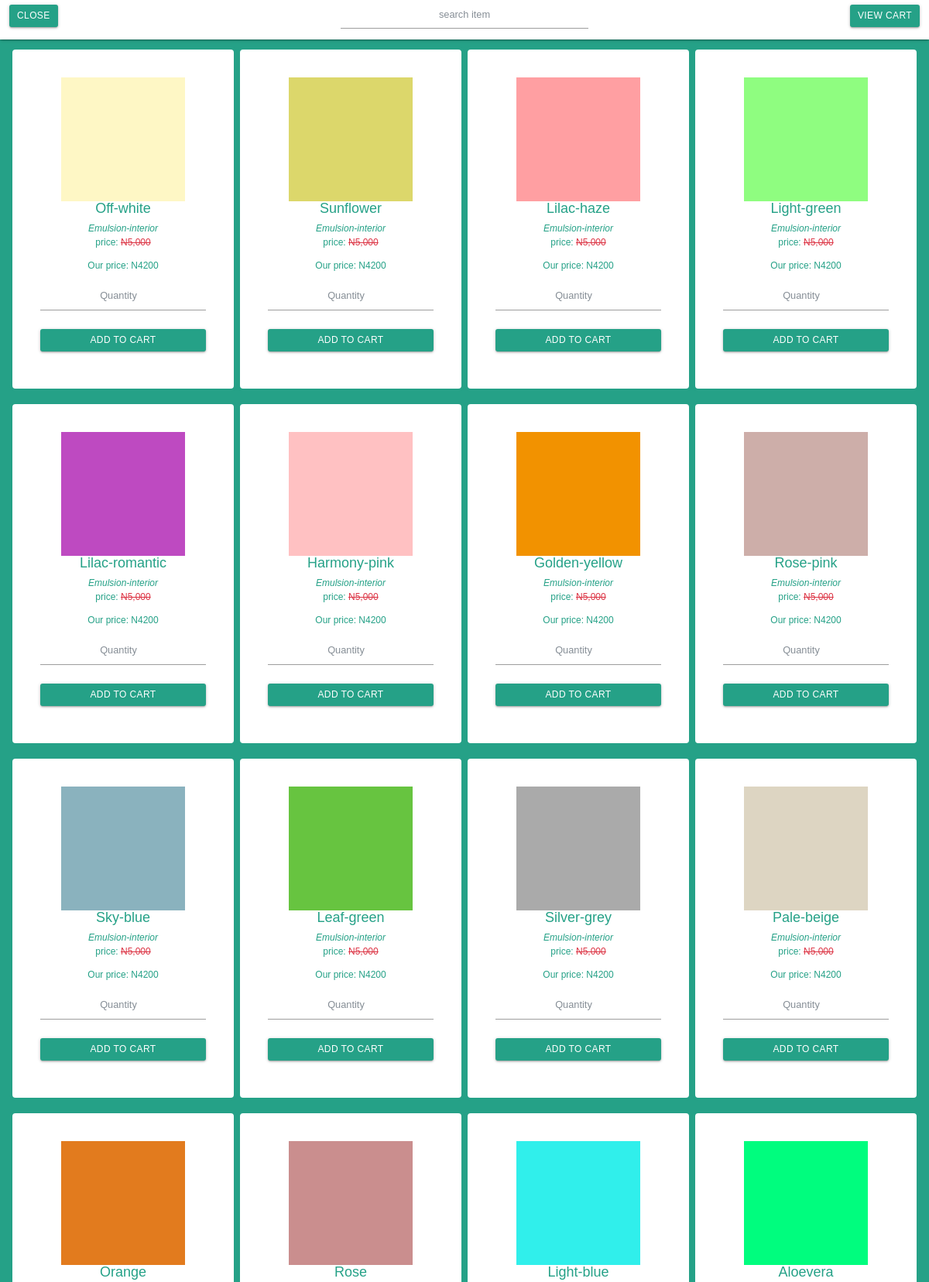
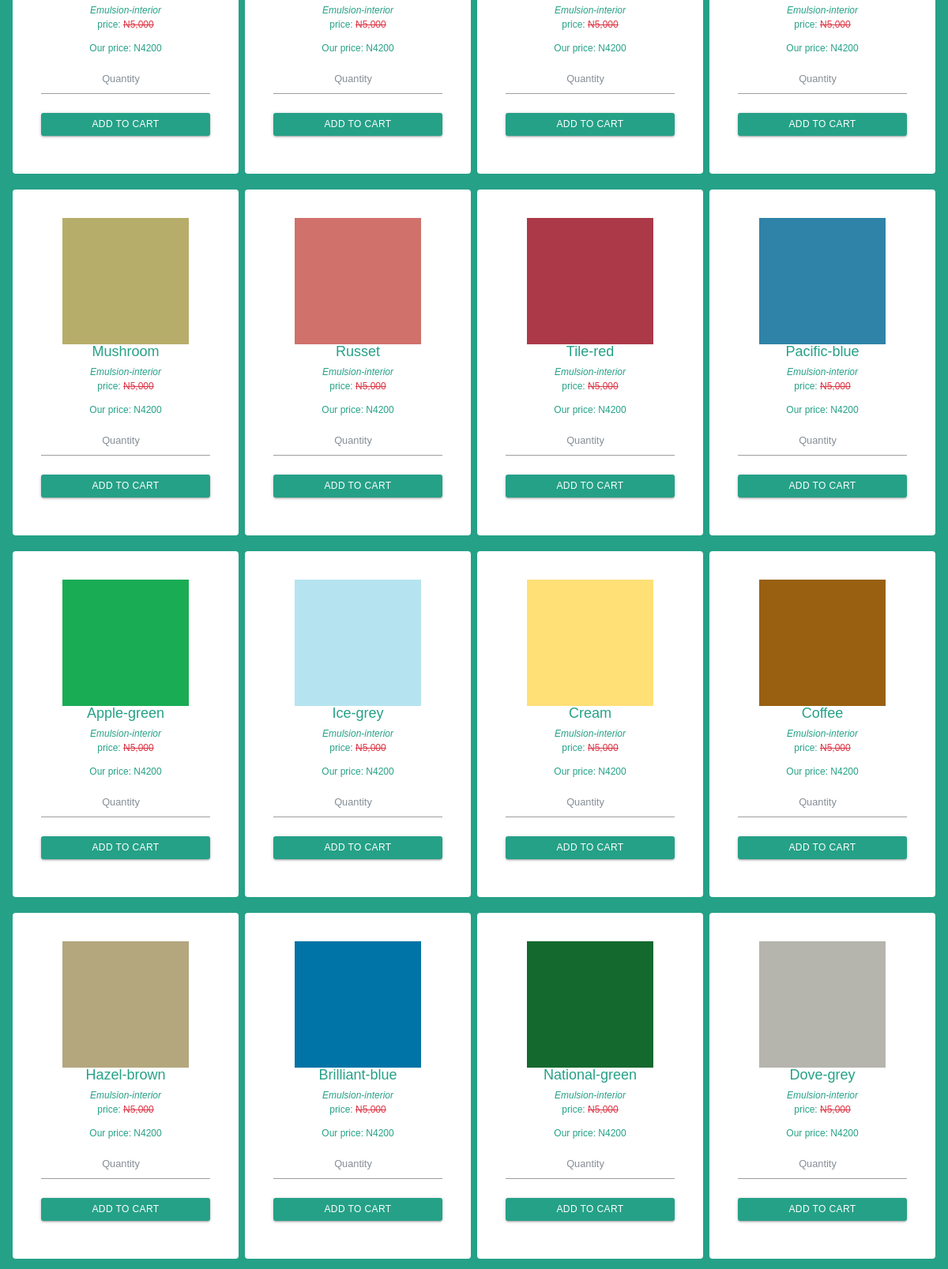
The page /emulsion-interior.php (upper part) on the database its author committed (2 pictures, top to bottom).
### tables this page shows
CREATE TABLE `emulsion_interior` (
  `id` int(11) NOT NULL,
  `title` varchar(255) NOT NULL,
  `price` varchar(255) NOT NULL,
  `description` text NOT NULL,
  `image` varchar(255) NOT NULL,
  `date_added` date NOT NULL
);

### emulsion-interior.php (the view, shortened to what this page needs)
	<?php
	$connect = mysqli_connect("localhost", "root", "", "products");
	?>
<html>
<head>
    <link href="sparkle-min.css" rel="stylesheet">
    <link rel="stylesheet" href="css/materialize.min.css">
    <link rel="stylesheet" href="css/bootstrap.min.css">
    <link rel="stylesheet" href="font-awesome-4.7.0/css/font-awesome.min.css">
      <link rel="stylesheet" href="css/style.css">
      <link rel="stylesheet" href="css/carousel.css">
<body class="" style="font-family: sans-serif;">
      <nav class="navbar-expand white fixed-top">
      	<button class="btn green-body ml-3 mt-2" onclick="close_window()">CLOSE</button>
      	<form style="width: 400px;" class="center brand-logo" method="POST" action="emulsion-interior.php">
      	<input type="text" name="search_eml_int" class="form-control validate text-center" placeholder="search item" value="<?php if(isset($_POST['search_eml_int'])){ echo $_POST['search_eml_int'];} ?>">
      	</form>
      	<a href="index.php#test4" class="btn green-body right mt-2 mr-3 ">View cart</a>
      </nav>
	<div class="container-fluid green-body green-font" style="padding-top: 5em;">
			<div class="text-center row " style="margin: 0 auto; float: none; text-align: center;">
		<?php
			$query = "SELECT * FROM emulsion_interior ORDER BY id ASC";
			$result = mysqli_query($connect, $query);
			if (mysqli_num_rows($result) >0) {
				while ( $row = mysqli_fetch_array($result)) {
		?>
				<div class="text-center col-lg-3 bg-white p-5 mb-3" style="border: 5px solid #25A187; border-radius: 10px;">
					<form method="POST" action="emulsion-interior.php?action=add&id=<?php echo $row["id"]; ?>">
					<img src="<?php  echo $row['image']; ?>" style="width: 200px;height: 200px;">
					<h4><?php  echo $row["title"]; ?></h4>
					<i><?php echo $row["description"]; ?></i>
					<p>price: <s class="text-danger">N5,000</s></p>
					<p>Our price: N<?php echo $row["price"]; ?></p>
					<input type="number" align="center" style="width: 100%;" class="form-control text-center" placeholder="Quantity" value="" name="quantity" required />
					<input type="hidden" name="hidden_price" value="<?php echo $row['price']; ?>" /><br>
					<input type="submit" name="add_to_cart" class="btn green-body container-fluid mb-3" value="Add to cart" />
				</form>
				</div>
		<?php
				}
			}
		?>
			</div>
	</div>
</body>
</html>

### sparkle-min.css (style rules this page uses)
body { background: linear-gradient( rgba(0, 0, 0, 0.8), rgba(0, 0, 0, 0.5) ), url(imgs/bg2.jpg); background-size: cover; background-color: #25A187 !important; background: #25A187 !important; zoom: 80% !important; margin: 0 auto !important !important; float: none !important; padding: 0 !important; overflow-x: hidden !important; }
.green-body { background-color: #25A187 !important; color: #fff !important; }
.green-font { color: #25A187 !important; }
* { margin: 0; padding: 0; -webkit-box-sizing: border-box; box-sizing: border-box; }

### css/style.css (style rules this page uses)
* { padding: 0; margin: 0; }
body { background: #F6F9FC; }

### rows shown on the page
emulsion_interior: image (picture), title "Off-white", description "Emulsion-interior", price "4200"
emulsion_interior: image (picture), title "Sunflower", description "Emulsion-interior", price "4200"
emulsion_interior: image (picture), title "Lilac-haze", description "Emulsion-interior", price "4200"
emulsion_interior: image (picture), title "Light-green", description "Emulsion-interior", price "4200"
emulsion_interior: image (picture), title "Lilac-romantic", description "Emulsion-interior", price "4200"
emulsion_interior: image (picture), title "Harmony-pink", description "Emulsion-interior", price "4200"
emulsion_interior: image (picture), title "Golden-yellow", description "Emulsion-interior", price "4200"
emulsion_interior: image (picture), title "Rose-pink", description "Emulsion-interior", price "4200"
emulsion_interior: image (picture), title "Sky-blue", description "Emulsion-interior", price "4200"
emulsion_interior: image (picture), title "Leaf-green", description "Emulsion-interior", price "4200"
emulsion_interior: image (picture), title "Silver-grey", description "Emulsion-interior", price "4200"
emulsion_interior: image (picture), title "Pale-beige", description "Emulsion-interior", price "4200"
emulsion_interior: image (picture), title "Orange", description "Emulsion-interior", price "4200"
emulsion_interior: image (picture), title "Rose", description "Emulsion-interior", price "4200"
emulsion_interior: image (picture), title "Light-blue", description "Emulsion-interior", price "4200"
emulsion_interior: image (picture), title "Aloevera", description "Emulsion-interior", price "4200"
emulsion_interior: image (picture), title "Mushroom", description "Emulsion-interior", price "4200"
emulsion_interior: image (picture), title "Russet", description "Emulsion-interior", price "4200"
emulsion_interior: image (picture), title "Tile-red", description "Emulsion-interior", price "4200"
emulsion_interior: image (picture), title "Pacific-blue", description "Emulsion-interior", price "4200"
emulsion_interior: image (picture), title "Apple-green", description "Emulsion-interior", price "4200"
emulsion_interior: image (picture), title "Ice-grey", description "Emulsion-interior", price "4200"
emulsion_interior: image (picture), title "Cream", description "Emulsion-interior", price "4200"
emulsion_interior: image (picture), title "Coffee", description "Emulsion-interior", price "4200"
emulsion_interior: image (picture), title "Hazel-brown", description "Emulsion-interior", price "4200"
emulsion_interior: image (picture), title "Brilliant-blue", description "Emulsion-interior", price "4200"
emulsion_interior: image (picture), title "National-green", description "Emulsion-interior", price "4200"
emulsion_interior: image (picture), title "Dove-grey", description "Emulsion-interior", price "4200"
